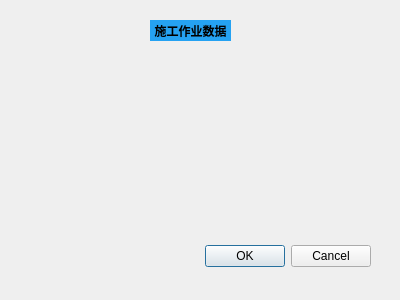
<?xml version="1.0" encoding="UTF-8"?>
<ui version="4.0">
 <class>workdata_tuitu</class>
 <widget class="QDialog" name="workdata_tuitu">
  <property name="geometry">
   <rect>
    <x>0</x>
    <y>0</y>
    <width>400</width>
    <height>300</height>
   </rect>
  </property>
  <property name="windowTitle">
   <string>Dialog</string>
  </property>
  <widget class="QDialogButtonBox" name="buttonBox">
   <property name="geometry">
    <rect>
     <x>30</x>
     <y>240</y>
     <width>341</width>
     <height>32</height>
    </rect>
   </property>
   <property name="orientation">
    <enum>Qt::Horizontal</enum>
   </property>
   <property name="standardButtons">
    <set>QDialogButtonBox::Cancel|QDialogButtonBox::Ok</set>
   </property>
  </widget>
  <widget class="QLabel" name="label_67">
   <property name="geometry">
    <rect>
     <x>150</x>
     <y>20</y>
     <width>81</width>
     <height>21</height>
    </rect>
   </property>
   <property name="font">
    <font>
     <pointsize>9</pointsize>
     <weight>75</weight>
     <bold>true</bold>
    </font>
   </property>
   <property name="styleSheet">
    <string notr="true">background-color:rgb(37, 162, 242);</string>
   </property>
   <property name="text">
    <string>施工作业数据</string>
   </property>
   <property name="alignment">
    <set>Qt::AlignCenter</set>
   </property>
  </widget>
 </widget>
 <resources/>
 <connections>
  <connection>
   <sender>buttonBox</sender>
   <signal>accepted()</signal>
   <receiver>workdata_tuitu</receiver>
   <slot>accept()</slot>
   <hints>
    <hint type="sourcelabel">
     <x>248</x>
     <y>254</y>
    </hint>
    <hint type="destinationlabel">
     <x>157</x>
     <y>274</y>
    </hint>
   </hints>
  </connection>
  <connection>
   <sender>buttonBox</sender>
   <signal>rejected()</signal>
   <receiver>workdata_tuitu</receiver>
   <slot>reject()</slot>
   <hints>
    <hint type="sourcelabel">
     <x>316</x>
     <y>260</y>
    </hint>
    <hint type="destinationlabel">
     <x>286</x>
     <y>274</y>
    </hint>
   </hints>
  </connection>
 </connections>
</ui>
